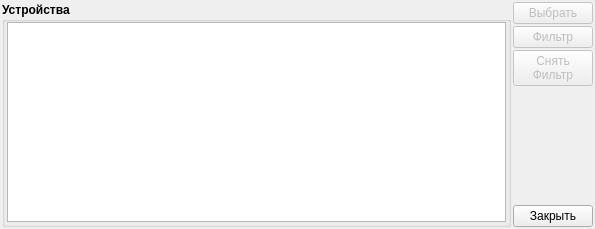
<?xml version="1.0" encoding="UTF-8"?>
<ui version="4.0">
 <class>SelectDevice</class>
 <widget class="QDialog" name="SelectDevice">
  <property name="geometry">
   <rect>
    <x>0</x>
    <y>0</y>
    <width>595</width>
    <height>229</height>
   </rect>
  </property>
  <property name="windowTitle">
   <string>Выбор устройств</string>
  </property>
  <layout class="QHBoxLayout" name="horizontalLayout_2">
   <property name="spacing">
    <number>2</number>
   </property>
   <property name="margin">
    <number>2</number>
   </property>
   <item>
    <widget class="QGroupBox" name="groupBox">
     <property name="font">
      <font>
       <weight>75</weight>
       <bold>true</bold>
      </font>
     </property>
     <property name="title">
      <string>Устройства</string>
     </property>
     <layout class="QHBoxLayout" name="horizontalLayout">
      <property name="spacing">
       <number>2</number>
      </property>
      <property name="leftMargin">
       <number>2</number>
      </property>
      <property name="topMargin">
       <number>0</number>
      </property>
      <property name="rightMargin">
       <number>2</number>
      </property>
      <property name="bottomMargin">
       <number>2</number>
      </property>
      <item>
       <widget class="QTreeView" name="deviceView">
        <property name="font">
         <font>
          <weight>50</weight>
          <bold>false</bold>
         </font>
        </property>
        <property name="editTriggers">
         <set>QAbstractItemView::NoEditTriggers</set>
        </property>
        <property name="alternatingRowColors">
         <bool>true</bool>
        </property>
        <property name="sortingEnabled">
         <bool>true</bool>
        </property>
        <property name="allColumnsShowFocus">
         <bool>true</bool>
        </property>
       </widget>
      </item>
     </layout>
    </widget>
   </item>
   <item>
    <layout class="QVBoxLayout" name="verticalLayout">
     <property name="spacing">
      <number>2</number>
     </property>
     <item>
      <widget class="QPushButton" name="buttonSelect">
       <property name="enabled">
        <bool>false</bool>
       </property>
       <property name="text">
        <string>Выбрать</string>
       </property>
       <property name="icon">
        <iconset resource="../icons.qrc">
         <normaloff>:/16x16/apply/ico/apply_16x16.png</normaloff>:/16x16/apply/ico/apply_16x16.png</iconset>
       </property>
      </widget>
     </item>
     <item>
      <widget class="QPushButton" name="buttonSetFilter">
       <property name="enabled">
        <bool>false</bool>
       </property>
       <property name="text">
        <string>Фильтр</string>
       </property>
       <property name="icon">
        <iconset resource="../icons.qrc">
         <normaloff>:/16x16/add/ico/add_filter_16x16.gif</normaloff>:/16x16/add/ico/add_filter_16x16.gif</iconset>
       </property>
      </widget>
     </item>
     <item>
      <widget class="QPushButton" name="buttonClearFilter">
       <property name="enabled">
        <bool>false</bool>
       </property>
       <property name="text">
        <string>Снять
Фильтр</string>
       </property>
       <property name="icon">
        <iconset resource="../icons.qrc">
         <normaloff>:/16x16/cancelDel/ico/del_filter_16x16.gif</normaloff>:/16x16/cancelDel/ico/del_filter_16x16.gif</iconset>
       </property>
      </widget>
     </item>
     <item>
      <spacer name="verticalSpacer">
       <property name="orientation">
        <enum>Qt::Vertical</enum>
       </property>
       <property name="sizeHint" stdset="0">
        <size>
         <width>20</width>
         <height>40</height>
        </size>
       </property>
      </spacer>
     </item>
     <item>
      <widget class="QPushButton" name="closeButton">
       <property name="text">
        <string>Закрыть</string>
       </property>
       <property name="icon">
        <iconset resource="../icons.qrc">
         <normaloff>:/16x16/cancelDel/ico/button_cancel_16x16 (1).png</normaloff>:/16x16/cancelDel/ico/button_cancel_16x16 (1).png</iconset>
       </property>
      </widget>
     </item>
    </layout>
   </item>
  </layout>
 </widget>
 <resources>
  <include location="../icons.qrc"/>
 </resources>
 <connections>
  <connection>
   <sender>closeButton</sender>
   <signal>clicked()</signal>
   <receiver>SelectDevice</receiver>
   <slot>close()</slot>
   <hints>
    <hint type="sourcelabel">
     <x>555</x>
     <y>201</y>
    </hint>
    <hint type="destinationlabel">
     <x>532</x>
     <y>142</y>
    </hint>
   </hints>
  </connection>
 </connections>
</ui>
